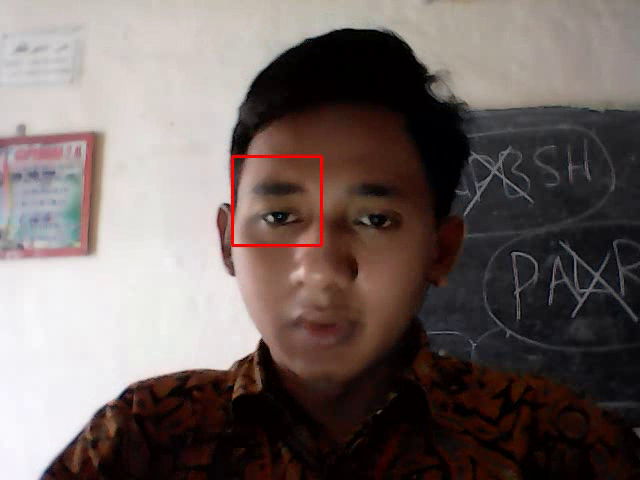
#> input picture frame 1 of vikar.avi, 640 x 480 px, given in place of the camera
$ jupyter execute wajah.ipynb   (text cells are left out)
#> lines starting #> are read from the running program, lines starting #| are printed output that depends on the picture; after the words box and inside, x2 and y2 are one past the last pixel; in counts of white or black regions, pixels touching at a corner belong together
[cell 1]
# Import Library dari opencv
import cv2 as cv
import numpy as pd

# =========================================Seting Camera Webcame============================================ #

# Membuat Sebuah Variabel Kamera untuk menampung perintah dari VideoCapture
# Menggunakan index 0 karena webcame yang ada di leptop saya hanya memiliki 1 kamera
cam = cv.VideoCapture(0)

# Mengubah Camera WebCame
# Lebar
cam.set(3,640)
# Tinggi
cam.set(4,480)

# ========================================================================================================== #


# =======================================Seting Algoritma Haarcascade========================================================== #
# Memanggil Detektor , dengan algoritma Haarcascade
# Membuat Variabel untuk menampung dari file algoritma
faceDetector = cv.CascadeClassifier('haarcascades/haarcascade_frontalface_default.xml')
#definisi codex(format video)
fourcc = cv.VideoWriter_fourcc(*'XVID')
#cv2.VideoWriter(['nama file',[Nilai fourcc],[nilai fps],[nilai lebar, panjang]])
out = cv.VideoWriter('vikar.avi',fourcc,5,(640,480))


# ========================================================================================================== #
while True:
    # Perintah untuk menangkap camera WebCame kita. jika ada gambar maka frame akan menampilkannya
    # jika tidak akan ada gambar maka retV bernilai false
    retV, frame = cam.read()
#> frame is the input picture: shape (480, 640, 3); mean B, G, R 98.6, 101.5, 113.4

    # Mengubah framenya menjadi berwarna
    # Membuat Variabel AbuAbu
    # Frame mana yang akan diubah menjadi abuabu dan kasih warnanya
    AbuAbu = cv.cvtColor(frame,cv.COLOR_BGR2GRAY)
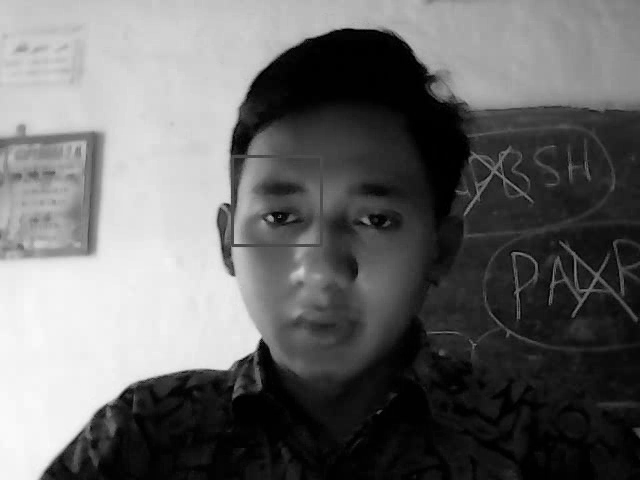
#> AbuAbu: shape (480, 640); min 0, max 250, mean 104.8


    # Untuk Mendeteksi wajahnya maka dimasukkan ke variabel faces
    # Membutuhkan ScaleFaktor
    faces = faceDetector.detectMultiScale(AbuAbu,1.3,5)
#> faces = [[233, 157, 87, 87]]

    for (x,y, w, h) in faces:
        # Membuat Rectangle        point atas, sudut,  warna, tebal kotak
        frame = cv.rectangle(frame, (x,y), (x+w, y+h), (0,0,255),2)

        out.write(frame)
#> this loop made 1 pass
#> pass 1, `frame = cv.rectangle(frame, (x,y), (x+w, y+h), (0,0,255),2)`:
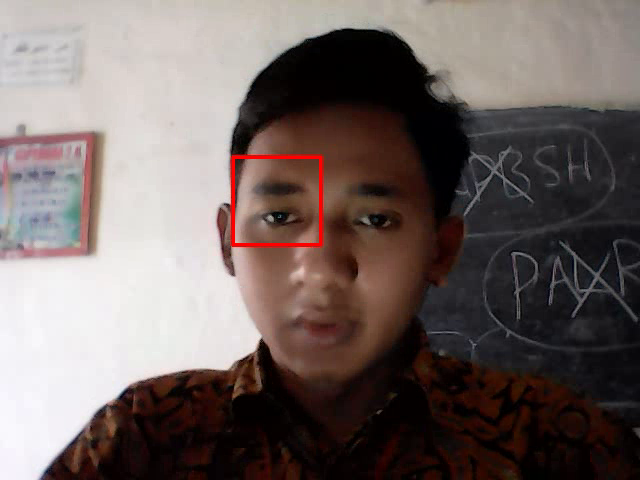
#> frame: shape (480, 640, 3); 0.33% of pixels changed, all inside (x1, y1, x2, y2) = (232, 156, 322, 246)

    # untuk membuka camera webcame
    cv.imshow('WebCamera',frame)
#     cv.imshow('AbuAbu',AbuAbu)

    # membuat perintah untuk menghentikan perulangan
    # Jika perulangan bernilai 0 maka akan dijalankan terus menerus , tapi jika 1 dan perulangan = s ,
    # maka perulangan akan break/berhenti
    # Membuat variabel K
    k = cv.waitKey(1) & 0xFF
#> (key Esc is pressed here)
    if  k == 27 or k== ord('s'):
        break
# Setelah perulangan di hentikan, perintah release
# release ini berguna untuk memori terjaga, atau menghapus sampah..
cam.release()

out.release()

# membuat destroy menghapus memori pada leptop
cv.destroyAllWindows()

$ run again, starting later in the video
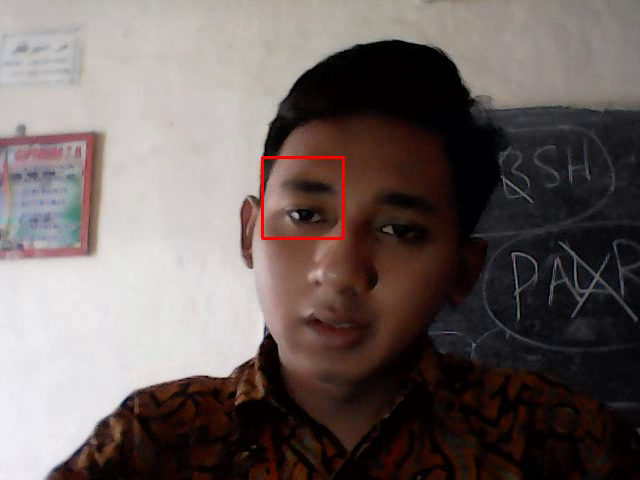
#> input picture frame 6 of vikar.avi, 640 x 480 px, given in place of the camera
#> frame is the input picture: shape (480, 640, 3); mean B, G, R 96.5, 98.9, 109.8
#> `AbuAbu = cv.cvtColor(frame,cv.COLOR_BGR2GRAY)`:
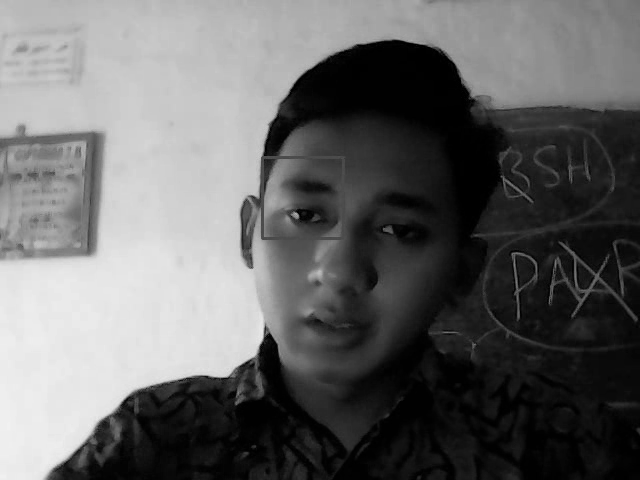
#> AbuAbu: shape (480, 640); min 0, max 241, mean 101.9
#> faces = [[264, 158, 79, 79]]
#> the loop `for (x,y, w, h) in faces:` made 1 pass
#> pass 1, `frame = cv.rectangle(frame, (x,y), (x+w, y+h), (0,0,255),2)`:
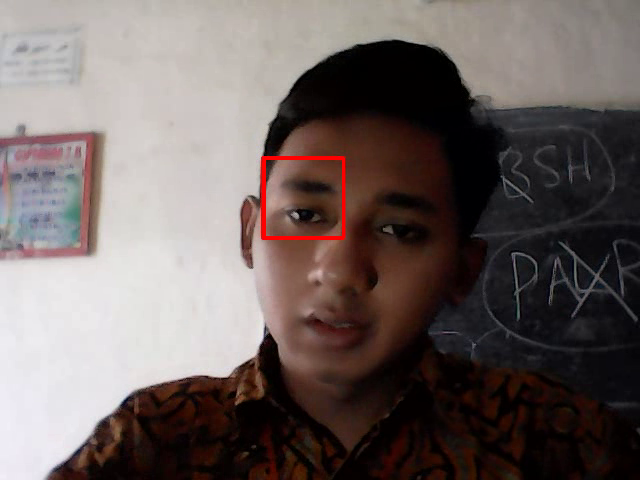
#> frame: shape (480, 640, 3); 0.3% of pixels changed, all inside (x1, y1, x2, y2) = (263, 157, 345, 239)

$ run again, starting later in the video
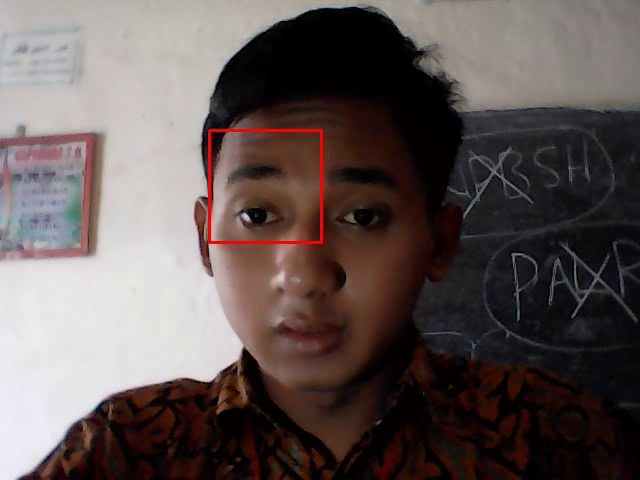
#> input picture frame 12 of vikar.avi, 640 x 480 px, given in place of the camera
#> frame is the input picture: shape (480, 640, 3); mean B, G, R 84.3, 86.3, 97.6
#> `AbuAbu = cv.cvtColor(frame,cv.COLOR_BGR2GRAY)`:
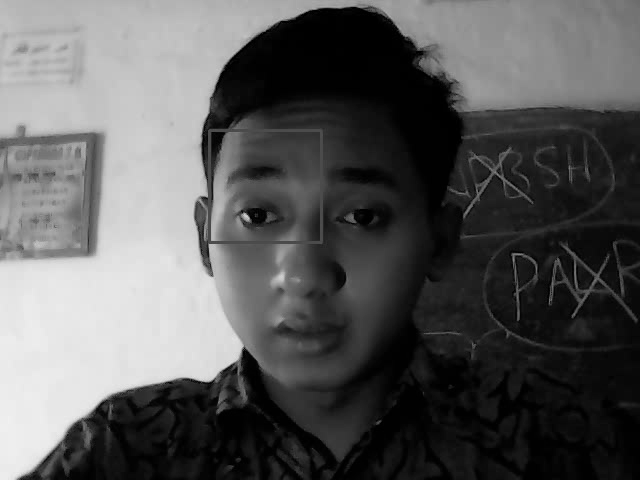
#> AbuAbu: shape (480, 640); min 0, max 241, mean 89.5
#> faces = [[211, 127, 115, 115]]
#> the loop `for (x,y, w, h) in faces:` made 1 pass
#> pass 1, `frame = cv.rectangle(frame, (x,y), (x+w, y+h), (0,0,255),2)`:
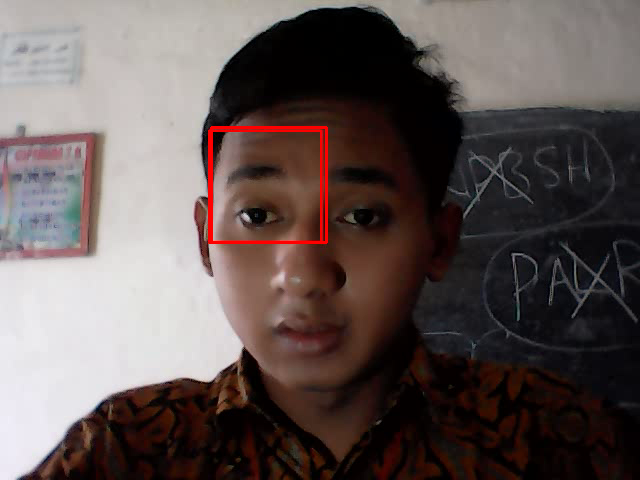
#> frame: shape (480, 640, 3); 0.44% of pixels changed, all inside (x1, y1, x2, y2) = (210, 126, 328, 244)
